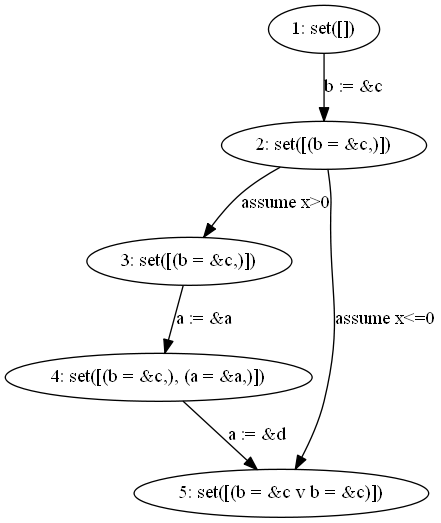

This chart was generated by the following Python code:


FILTER_NEGATIVES = True

def has_negation(tup):
    for t in tup:
        if not t.is_pos: return False
    return True


def remove_weak_clauses(statements):
    trivials = []
    res = []
    for s in statements:
        # if p is a sure thing
        if len(s) == 1 or s[0] == s[1]:
            trivials.append(s[0])
    for s in statements:
        if len(s) == 2 and s[0] != s[1]:
            if s[0] in trivials or s[1] in trivials:
                continue
        res.append(s)

    return res

def remove_unwanted_literals_for_print(statements):
    statements = remove_weak_clauses(statements)
    return set(filter(lambda s : (not FILTER_NEGATIVES) or has_negation(s), statements))

def chaotic(succ, first_line_number, statement_set, join, uninitialized_set, transition_functions, tr_txt):
    """
    succ is the successor nodes in the CFG
    first_line_number in nodes is the start vertex
    statement_set is the initial value at the start
    uninitialized_set is the minimum value
    transition_functions is the transfer function
    tr_txt is the edge annotations
    """
    lines_to_handle = [first_line_number]
    all_statement_sets = dict([(x, uninitialized_set) for x in succ])
    all_statement_sets[first_line_number] = statement_set
    while lines_to_handle != []:
        print "worklist is {}\n".format(lines_to_handle)
        u = lines_to_handle.pop()
        print "Handling:", u
        for v in succ[u]:
            new = join(transition_functions[(u,v)](all_statement_sets[u]), all_statement_sets[v])
            if (new != all_statement_sets[v]):
                print "    Changing the dataflow value at {} from {} to {}".format(v, all_statement_sets[v], new)
                all_statement_sets[v] = new
                lines_to_handle.append(v)
                print "    Adding {} to the worklist".format(v)
                lines_to_handle.sort(key=lambda x:-x) # sort in backward key order
            else:
                print "    New dataflow value at {} equal to the old value".format(v)
            print
        print
    print "Worklist empty"
    print

    print "Dataflow results"
    for node in succ:
        print "    {}: {}".format(node, all_statement_sets[node])

    import os
    f = open("temp_chaotic.dt", "w")
    f.write("digraph cfg {\n")
    # write nodes and all_statement_sets values
    for node in succ:
        f.write("    {} [label=\"{}: {}\"]\n".format(
            node, node, remove_unwanted_literals_for_print(all_statement_sets[node])))

    for u in succ:
        for v in succ[u]:
            f.write("\t" + str(u) + "->" + str(v) + " [label=\"" + tr_txt[(u,v)]+"\"]\n")
    f.write("\t}\n")
    f.close()
    os.system("dot temp_chaotic.dt -Tpng > chaotic.png")
    os.system("chaotic.png") # to open the png file
